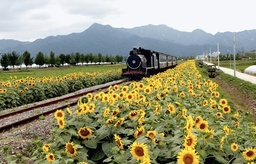
#> input picture train.jpg, 256 x 164 px, shrunk from 624 x 399 before the run
$ jupyter execute --allow-errors Assignment4.ipynb   (shell and % lines are left out)   (older library calls are emulated)
#> lines starting #> are read from the running program, lines starting #| are printed output that depends on the picture
### segmentation.py
#credit: Juan Carlos Niebles and Ranjay Krishna

import numpy as np
import random
from scipy.spatial.distance import squareform, pdist
from skimage.util import img_as_float

### Clustering Methods
def kmeans(features, k, num_iters=100):
    """ Use kmeans algorithm to group features into k clusters.

    K-Means algorithm can be broken down into following steps:
        1. Randomly initialize cluster centers
        2. Assign each point to the closest center
        3. Compute new center of each cluster
        4. Stop if cluster assignments did not change
        5. Go to step 2

    Args:
        features - Array of N features vectors. Each row represents a feature
            vector.
        k - Number of clusters to form.
        num_iters - Maximum number of iterations the algorithm will run.

    Returns:
        assignments - Array representing cluster assignment of each point.
            (e.g. i-th point is assigned to cluster assignments[i])
    """

    N, D = features.shape

    assert N >= k, 'Number of clusters cannot be greater than number of points'

    # Randomly initalize cluster centers
    idxs = np.random.choice(N, size=k, replace=False)
    centers = features[idxs]
    assignments = np.zeros(N)

    for n in range(num_iters):
        #####################################
        #       START YOUR CODE HERE        #
        #####################################
        for i, point in enumerate(features):
            distance = np.sqrt(np.sum((centers - point) ** 2, axis = 1))
            assignments[i] = np.argmin(distance, axis = 0)

        for j in range(k):
            centers[j] = np.mean(features[assignments == j],axis = 0)
        ######################################
        #        END OF YOUR CODE            #
        ######################################

    return assignments

def kmeans_fast(features, k, num_iters=100):
    """ Use kmeans algorithm to group features into k clusters.

    This function makes use of vectorization and broadcasting with numpy functions to speed up the
    first part(cluster assignment) of kmeans algorithm.

    Hints
    - You may find np.repeat and np.argmin useful

    Args:
        features - Array of N features vectors. Each row represents a feature
            vector.
        k - Number of clusters to form.
        num_iters - Maximum number of iterations the algorithm will run.

    Returns:
        assignments - Array representing cluster assignment of each point.
            (e.g. i-th point is assigned to cluster assignments[i])
    """

    N, D = features.shape

    assert N >= k, 'Number of clusters cannot be greater than number of points'

    # Randomly initalize cluster centers
    idxs = np.random.choice(N, size=k, replace=False)
    centers = features[idxs]
    assignments = np.zeros(N)

    for n in range(num_iters):
        #####################################
        #       START YOUR CODE HERE        #
        #####################################
        f_tmp = np.tile(features, (k, 1))
        c_tmp = np.repeat(centers, N, axis=0)
        assignments = np.argmin(np.sum((f_tmp - c_tmp)**2, axis=1).reshape(k, N), axis=0)
        for j in range(k):
            centers[j] = np.mean(features[assignments == j], axis=0)
        ######################################
        #        END OF YOUR CODE            #
        ######################################

    return assignments


### Pixel-Level Features
def color_features(img):
    """ Represents a pixel by its color.

    Args:
        img - array of shape (H, W, C)

    Returns:
        features - array of (H * W, C)
    """
    H, W, C = img.shape
    img = img_as_float(img)
    features = np.zeros((H*W, C))

    #####################################
    #       START YOUR CODE HERE        #
    #####################################
    features = img.reshape(H*W, C)
    ######################################
    #        END OF YOUR CODE            #
    ######################################


    return features

def color_position_features(img):
    """ Represents a pixel by its color and position.

    Combine pixel's RGB value and xy coordinates into a feature vector.
    i.e. for a pixel of color (r, g, b) located at position (x, y) in the
    image. its feature vector would be (r, g, b, x, y).
    Don't forget to normalize features.

    Hints
    - You may find np.mgrid and np.dstack useful
    - You may use np.mean and np.std

    Args:
        img - array of shape (H, W, C)

    Returns:
        features - array of (H * W, C+2)
    """
    H, W, C = img.shape
    color = img_as_float(img)
    features = np.zeros((H*W, C+2))

    #####################################
    #       START YOUR CODE HERE        #
    #####################################
    x = np.mgrid[:H,:W][0]
    y = np.mgrid[:H,:W][1]
    new_img=np.dstack((img,x,y))
    imgMean = np.mean(new_img)
    imgStd = np.std(new_img)
    features = ((new_img-imgMean)/imgStd).reshape(H*W, C+2)
    ######################################
    #        END OF YOUR CODE            #
    ######################################

    return features


### Quantitative Evaluation
def compute_accuracy(mask_gt, mask):
    """ Compute the pixel-wise accuracy of a foreground-background segmentation
        given a ground truth segmentation.

    Args:
        mask_gt - The ground truth foreground-background segmentation. A
            logical of size H x W where mask_gt[y, x] is 1 if and only if
            pixel (y, x) of the original image was part of the foreground.
        mask - The estimated foreground-background segmentation. A logical
            array of the same size and format as mask_gt.

    Returns:
        accuracy - The fraction of pixels where mask_gt and mask agree. A
            bigger number is better, where 1.0 indicates a perfect segmentation.
    """

    accuracy = None
    #####################################
    #       START YOUR CODE HERE        #
    #####################################
    PN = mask.shape[0]*mask.shape[1]
    TP = len(np.nonzero(mask*mask_gt)[0])
    TN = len(np.where((mask+mask_gt) == 0)[0])
    accuracy = (TP+TN)/PN
    ######################################
    #        END OF YOUR CODE            #
    ######################################
    return accuracy

def evaluate_segmentation(mask_gt, segments):
    """ Compare the estimated segmentation with the ground truth.

    Note that 'mask_gt' is a binary mask, while 'segments' contain k segments.
    This function compares each segment in 'segments' with the ground truth and
    outputs the accuracy of the best segment.

    Args:
        mask_gt - The ground truth foreground-background segmentation. A
            logical of size H x W where mask_gt[y, x] is 1 if and only if
            pixel (y, x) of the original image was part of the foreground.
        segments - An array of the same size as mask_gt. The value of a pixel
            indicates the segment it belongs.

    Returns:
        best_accuracy - Accuracy of the best performing segment.
            0 <= accuracy <= 1, where 1.0 indicates a perfect segmentation.
    """

    num_segments = np.max(segments) + 1
    best_accuracy = 0

    # Compare each segment in 'segments' with the ground truth
    for i in range(num_segments):
        mask = (segments == i).astype(int)
        accuracy = compute_accuracy(mask_gt, mask)
        best_accuracy = max(accuracy, best_accuracy)

    return best_accuracy

### utils.py
#credit: Juan Carlos Niebles and Ranjay Krishna

import numpy as np
import matplotlib.pyplot as plt
from skimage.util import img_as_float
from skimage import transform
from skimage import io

from segmentation import *

import os

def visualize_mean_color_image(img, segments):

    img = img_as_float(img)
    k = np.max(segments) + 1
    mean_color_img = np.zeros(img.shape)

    for i in range(k):
        mean_color = np.mean(img[segments == i], axis=0)
        mean_color_img[segments == i] = mean_color

    plt.imshow(mean_color_img)
    plt.axis('off')
    plt.show()

def compute_segmentation(img, k,
        clustering_fn=kmeans_fast,
        feature_fn=color_position_features,
        scale=0):
    """ Compute a segmentation for an image.

    First a feature vector is extracted from each pixel of an image. Next a
    clustering algorithm is applied to the set of all feature vectors. Two
    pixels are assigned to the same segment if and only if their feature
    vectors are assigned to the same cluster.

    Args:
        img - An array of shape (H, W, C) to segment.
        k - The number of segments into which the image should be split.
        clustering_fn - The method to use for clustering. The function should
            take an array of N points and an integer value k as input and
            output an array of N assignments.
        feature_fn - A function used to extract features from the image.
        scale - (OPTIONAL) parameter giving the scale to which the image
            should be in the range 0 < scale <= 1. Setting this argument to a
            smaller value will increase the speed of the clustering algorithm
            but will cause computed segments to be blockier.
    """

    assert scale <= 1 and scale >= 0, \
        'Scale should be in the range between 0 and 1'

    H, W, C = img.shape

    if scale > 0:
        # Scale down the image for faster computation.
        img = transform.rescale(img, scale)

    features = feature_fn(img)
    assignments = clustering_fn(features, k)
    segments = assignments.reshape((img.shape[:2]))

    if scale > 0:
        # Resize segmentation back to the image's original size
        segments = transform.resize(segments, (H, W), preserve_range=True)

        # Resizing results in non-interger values of pixels.
        # Round pixel values to the closest interger
        segments = np.rint(segments).astype(int)

    return segments


def load_dataset(data_dir):
    """
    This function assumes 'gt' directory contains ground truth segmentation
    masks for images in 'imgs' dir. The segmentation mask for image
    'imgs/aaa.jpg' is 'gt/aaa.png'
    """

    imgs = []
    gt_masks = []

    # Load all the images under 'data_dir/imgs' and corresponding
    # segmentation masks under 'data_dir/gt'.
    for fname in sorted(os.listdir(os.path.join(data_dir, 'imgs'))):
        if fname.endswith('.jpg'):
            # Load image
            img = io.imread(os.path.join(data_dir, 'imgs', fname))
            imgs.append(img)

            # Load corresponding gt segmentation mask
            mask_fname = fname[:-4] + '.png'
            gt_mask = io.imread(os.path.join(data_dir, 'gt', mask_fname))
            gt_mask = (gt_mask != 0).astype(int) # Convert to binary mask (0s and 1s)
            gt_masks.append(gt_mask)

    return imgs, gt_masks

### Assignment4.ipynb
# Programming asignment 4

This assignment covers K-Means clustering for image segmentation problem.

[cell 1]
# !apt-get -qq install -y segmentation

[cell 2]
from google.colab import drive
drive.mount('/content/drive')

[cell 3]
cd '/content/drive/MyDrive/Colab Notebooks/CV-PA4'

[cell 4]
from __future__ import print_function

#Setup

# The Random module might be used for pseudo-random number generators
import random

# Numpy plays important role in scientific computing with Python, especially for coding vision algorithms.
# This package will be one of our most used libraries in this class. Make sure you spend enough time for practicing it.
import numpy as np

# This module is used to measure the execution time of code sections
from time import time

#This module is used to read and write image in various formats
from skimage import io

#Imports all the methods in the file segmentation.py
from segmentation import *

#Matplotlib is a useful plotting library for python
import matplotlib.pyplot as plt

# This code is to make matplotlib figures appear inline in the
# notebook rather than in a new window.
plt.rcParams['figure.figsize'] = (20.0, 15.0) # set default size of plots
plt.rcParams['image.interpolation'] = 'nearest'
plt.rcParams['image.cmap'] = 'gray'

# for auto-reloading extenrnal modules

## Introduction
In this assignment, you will use clustering algorithms to segment images. You will then use these segmentations to identify foreground and background objects.

Your assignment will involve the following subtasks:
- **Clustering algorithms**: Implement K-Means clustering.
- **Pixel-level features**: Implement a feature vector that combines color and position information and implement feature normalization.
- **Quantitative Evaluation**: Evaluate segmentation algorithms with a variety of parameter settings by comparing your computed segmentations against a dataset of ground-truth segmentations.

## Part 1: Clustering Algorithms (3 points)

[cell 5]
# Generate random data points for clustering

# Cluster 1
mean1 = [-1, 0]
cov1 = [[0.1, 0], [0, 0.1]]
X1 = np.random.multivariate_normal(mean1, cov1, 100)

# Cluster 2
mean2 = [0, 1]
cov2 = [[0.1, 0], [0, 0.1]]
X2 = np.random.multivariate_normal(mean2, cov2, 100)

# Cluster 3
mean3 = [1, 0]
cov3 = [[0.1, 0], [0, 0.1]]
X3 = np.random.multivariate_normal(mean3, cov3, 100)

# Cluster 4
mean4 = [0, -1]
cov4 = [[0.1, 0], [0, 0.1]]
X4 = np.random.multivariate_normal(mean4, cov4, 100)

# Merge sets of data points
X = np.concatenate((X1, X2, X3, X4))

# Plot data points
plt.scatter(X[:, 0], X[:, 1])
plt.axis('equal')
plt.show()

### 1.1 K-Means Clustering (1.5 points)
As discussed in the lecture, K-Means is one of the most popular clustering algorithms. You have been provided skeleton code for K-Means clustering in the file `segmentation.py`. Your first task is to finish implementing **`kmeans`** in `segmentation.py`. This naive version uses nested-for-loops to assign points to the closest centroid and compute new mean of each cluster.

[cell 6]
np.random.seed(0)
start = time()
assignments = kmeans(X, 4)
end = time()

kmeans_runtime = end - start

print("kmeans running time: %f seconds." % kmeans_runtime)

for i in range(4):
    cluster_i = X[assignments==i]
    plt.scatter(cluster_i[:, 0], cluster_i[:, 1])

plt.axis('equal')
plt.show()
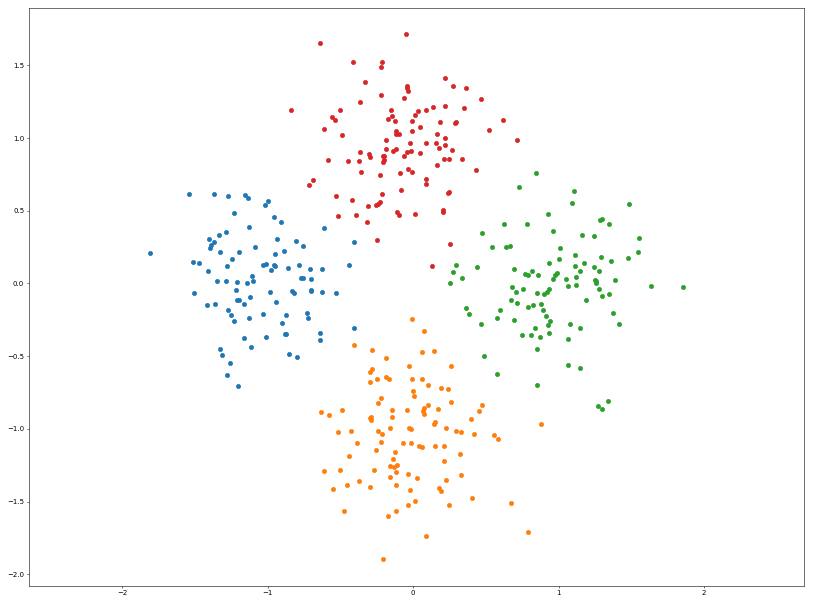
#> figure drawn by matplotlib, 1 panel

### 1.2 Fast K-Means Clustering (1.5 points)
We can use vectorization and broadcasting with numpy functions to make kmeans faster. Implement **`kmeans_fast`** in `segmentation.py`. This should run around 10 times faster than the previous implementation of the simple loop version.

[cell 7]
np.random.seed(0)
start = time()
assignments = kmeans_fast(X, 4)
end = time()

kmeans_fast_runtime = end - start
print("kmeans running time: %f seconds." % kmeans_fast_runtime)
print("%f times faster!" % (kmeans_runtime / kmeans_fast_runtime))

for i in range(4):
    cluster_i = X[assignments==i]
    plt.scatter(cluster_i[:, 0], cluster_i[:, 1])

plt.axis('equal')
plt.show()

## Part 2: Pixel-Level Features (1.5 points)
Before we can use a clustering algorithm to segment an image, we must compute some *feature vectore* for each pixel. The feature vector for each pixel should encode the qualities that we care about in a good segmentation. More concretely, for a pair of pixels $p_i$ and $p_j$ with corresponding feature vectors $f_i$ and $f_j$, the distance between $f_i$ and $f_j$ should be small if we believe that $p_i$ and $p_j$ should be placed in the same segment and large otherwise.

[cell 8]
# Load and display image
img = io.imread('train.jpg')
#> img is the input picture: shape (164, 256, 3); mean R, G, B 149.1, 147.7, 117.8
H, W, C = img.shape
#> H = 164; W = 256; C = 3

plt.imshow(img)
plt.axis('off')
plt.show()

### 2.1 Color Features (0.5 point)
One of the simplest possible feature vectors for a pixel is simply the vector of colors for that pixel. Implement **`color_features`** in `segmentation.py`. Output should look like the following:

[cell 9]
np.random.seed(0)

features = color_features(img)

# Sanity checks
assert features.shape == (H * W, C),\
    "Incorrect shape! Check your implementation."

assert features.dtype == np.float,\
    "dtype of color_features should be float."

assignments = kmeans_fast(features, 8)
segments = assignments.reshape((H, W))
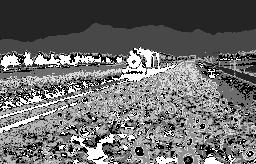
#> segments: shape (164, 256) int64; min 0, max 7, mean 2.94; drawn with min black and max white

# Display segmentation
plt.imshow(segments, cmap='viridis')
plt.axis('off')
plt.show()

In the cell below, we visualize each segment as the mean color of pixels in the segment.

[cell 10]
from utils import visualize_mean_color_image
visualize_mean_color_image(img, segments)
#> in visualize_mean_color_image, `k = np.max(segments) + 1`: k = 8
#> the loop in visualize_mean_color_image, `for i in range(k):` made 8 passes
#> mean_color on passes 1 to 8: [0.327, 0.31, 0.155], [0.931, 0.943, 0.96], [0.555, 0.624, 0.691], [0.47, 0.464, 0.267], [0.897, 0.786, 0.373], [0.597, 0.59, 0.444], [0.698, 0.61, 0.259], [0.101, 0.0949, 0.048]
#> after the loop in visualize_mean_color_image, `for i in range(k):`:
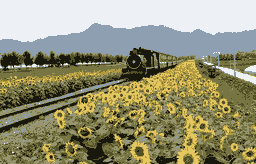
#> mean_color_img: shape (164, 256, 3) float64; mean of channels 0, 1, 2 0.585, 0.579, 0.462; drawn as R, G, B

### 2.2 Color and Position Features (0.5 point)
Another simple feature vector for a pixel is to concatenate its color and position within the image. In other words, for a pixel of color $(r, g, b)$ located at position $(x, y)$ in the image, its feature vector would be $(r, g, b, x, y)$. However, the color and position features may have drastically different ranges; for example each color channel of an image may be in the range $[0, 1)$, while the position of each pixel may have a much wider range. Uneven scaling between different features in the feature vector may cause clustering algorithms to behave poorly.

One way to correct for uneven scaling between different features is to apply some sort of normalization to the feature vector. One of the simplest types of normalization is to force each feature to have zero mean and unit variance.

Implement **`color_position_features`** in `segmentation.py`.

Output segmentation should look like the following:

[cell 11]
np.random.seed(0)

features = color_position_features(img)
#> in color_position_features, `imgMean = np.mean(new_img)`: imgMean = 124.7
#> in color_position_features, `imgStd = np.std(new_img)`: imgStd = 71.87

# Sanity checks
assert features.shape == (H * W, C + 2),\
    "Incorrect shape! Check your implementation."

assert features.dtype == np.float,\
    "dtype of color_features should be float."

assignments = kmeans_fast(features, 8)
segments = assignments.reshape((H, W))
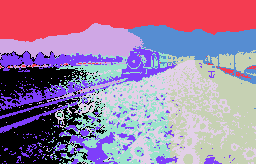
#> segments: shape (164, 256) int64; 8 distinct labels, from 0 to 7; one colour per label, 0 black

# Display segmentation
plt.imshow(segments, cmap='viridis')
plt.axis('off')
plt.show()

[cell 12]
visualize_mean_color_image(img, segments)
#> the loop in visualize_mean_color_image (call 2), `for i in range(k):` made 8 passes
#> mean_color on passes 1 to 8: [0.557, 0.529, 0.354], [0.933, 0.945, 0.964], [0.518, 0.589, 0.656], [0.453, 0.438, 0.225], [0.795, 0.716, 0.359], [0.45, 0.435, 0.245], [0.599, 0.66, 0.713], [0.147, 0.142, 0.0765]
#> after the loop in visualize_mean_color_image (call 2), `for i in range(k):`:
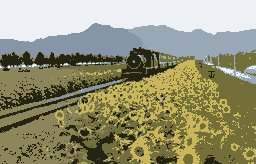
#> mean_color_img: shape (164, 256, 3) float64; mean of channels 0, 1, 2 0.585, 0.579, 0.462; drawn as R, G, B

## Part 3: Quantitative Evaluation (1 point)

Looking at images is a good way to get an idea for how well an algorithm is working, but the best way to evaluate an algorithm is to have some quantitative measure of its performance.

For this assignment, you were supplied with a small dataset of cat images and ground truth segmentations of these images into foreground (cats) and background (everything else). We will quantitatively evaluate different segmentation methods (features and clustering parameters) on this dataset. Specifically, we need to separate an image into foreground and background regions. Accuracy is the fraction of pixels where the ground truth foreground-background segmentation agrees with the estimated foreground-background segmentation.

(**0.5 point**) Implement **`compute_accuracy`** in `segmentation.py`.

[cell 13]
mask_gt = np.zeros((100, 100))
mask = np.zeros((100, 100))

# Test compute_accracy function
mask_gt[20:50, 30:60] = 1
mask[30:50, 30:60] = 1

accuracy = compute_accuracy(mask_gt, mask)

print('Accuracy: %0.2f' % (accuracy))
if accuracy != 0.97:
    print('Check your implementation!')

plt.subplot(121)
plt.imshow(mask_gt)
plt.title('Ground Truth')
plt.axis('off')

plt.subplot(122)
plt.imshow(mask)
plt.title('Estimate')
plt.axis('off')

plt.show()
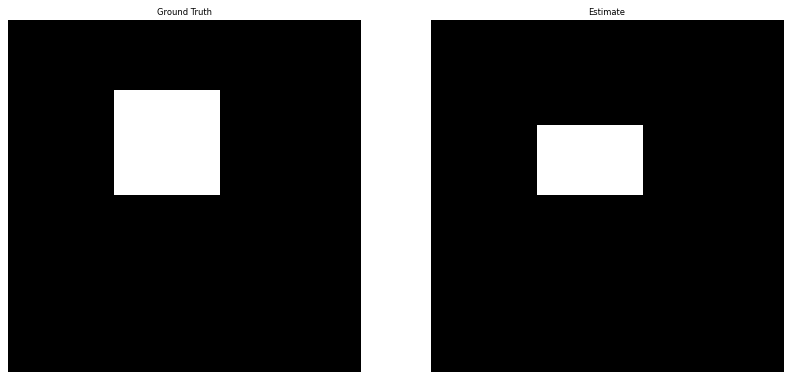
#> figure drawn by matplotlib, 2 panels

You can use the script below to evaluate a segmentation method’s ability to separate foreground from background on the entire provided dataset. Use this script as a starting point to evaluate a variety of segmentation parameters.

[cell 14]
from utils import load_dataset, compute_segmentation

# Load a small segmentation dataset
imgs, gt_masks = load_dataset('./data')
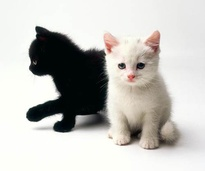
#> input picture data/imgs/black-white-kittens2.jpg, 205 x 171 px, shrunk from 500 x 416 before the run
#> in load_dataset, img is the input picture: shape (171, 205, 3); mean R, G, B 195.3, 194, 189.8
#> in load_dataset, `gt_mask = (gt_mask != 0).astype(int)`:
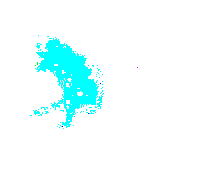
#> gt_mask: shape (171, 205, 3) int64; mean R, G, B 0.926, 1, 1; drawn with 1 as white
#> imgs = 1 item; gt_masks = 1 item

# Set the parameters for segmentation (you may need to change these parameters for evaluating the segmentation performance).
num_segments = 3
clustering_fn = kmeans_fast
feature_fn = color_features
scale = 0.5

mean_accuracy = 0.0

segmentations = []

#> (the rest of this cell did not finish here and is left out)

[cell 15]
# Visualize segmentation results

N = len(imgs)
#> N = 1
plt.figure(figsize=(15,60))
for i in range(N):

    plt.subplot(N, 3, (i * 3) + 1)
    plt.imshow(imgs[i])
    plt.axis('off')

    plt.subplot(N, 3, (i * 3) + 2)
    plt.imshow(gt_masks[i])
    plt.axis('off')

    plt.subplot(N, 3, (i * 3) + 3)
    plt.imshow(segmentations[i], cmap='viridis')
    plt.axis('off')

plt.show()
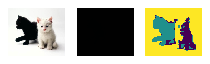
#> figure drawn by matplotlib, 3 panels
